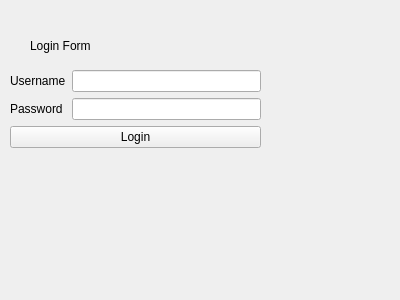
<?xml version="1.0" encoding="UTF-8"?>
<ui version="4.0">
 <class>FormLogin</class>
 <widget class="QWidget" name="FormLogin">
  <property name="geometry">
   <rect>
    <x>0</x>
    <y>0</y>
    <width>400</width>
    <height>300</height>
   </rect>
  </property>
  <property name="windowTitle">
   <string>Form</string>
  </property>
  <widget class="QLabel" name="label">
   <property name="geometry">
    <rect>
     <x>30</x>
     <y>30</y>
     <width>111</width>
     <height>31</height>
    </rect>
   </property>
   <property name="text">
    <string>Login Form</string>
   </property>
  </widget>
  <widget class="QWidget" name="formLayoutWidget">
   <property name="geometry">
    <rect>
     <x>10</x>
     <y>70</y>
     <width>251</width>
     <height>81</height>
    </rect>
   </property>
   <layout class="QFormLayout" name="formLayout">
    <item row="0" column="0">
     <widget class="QLabel" name="label_2">
      <property name="text">
       <string>Username</string>
      </property>
     </widget>
    </item>
    <item row="0" column="1">
     <widget class="QLineEdit" name="txtUsername"/>
    </item>
    <item row="1" column="0">
     <widget class="QLabel" name="label_3">
      <property name="text">
       <string>Password</string>
      </property>
     </widget>
    </item>
    <item row="1" column="1">
     <widget class="QLineEdit" name="txtPassword"/>
    </item>
    <item row="2" column="0" colspan="2">
     <widget class="QPushButton" name="btnLogin">
      <property name="text">
       <string>Login</string>
      </property>
     </widget>
    </item>
   </layout>
  </widget>
 </widget>
 <resources/>
 <connections/>
</ui>
